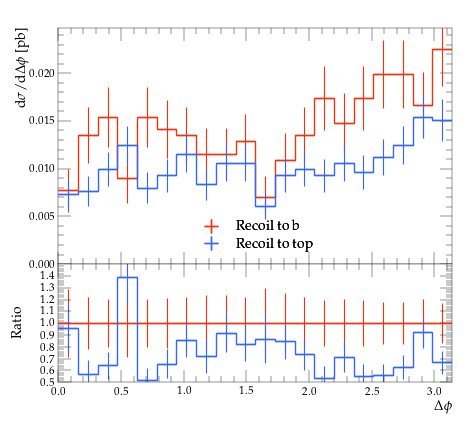

Source code (Python):
#! /usr/bin/env python

# This Python script was auto-generated using YODA v2.0.2.
# Analysis object: /MC_TTBAR/onelep_jetb_1_l_dphi
# Timestamp: 07-08-2026 (11:29:32)

import matplotlib as mpl
import matplotlib.pyplot as plt
mpl.use('Agg') # comment out for interactive use
import os
import numpy as np

plotDir = os.path.split(os.path.realpath(__file__))[0]
if 'YODA_USER_PLOT_PATH' in globals():
    plot_outdir = globals()['YODA_USER_PLOT_PATH']
else:
    plot_outdir = plotDir

#plot style
plt.style.use(os.path.join(plotDir, '../default.mplstyle'))
# plot metadata
figW, figH = plt.rcParams['figure.figsize']
ax_xLabel = r'$\Delta \phi$'
ax_yLabel = r'$\mathrm{d}\sigma/\mathrm{d}\Delta \phi$ [pb]'
ax_title  = r''
ax_xScale = 'linear'
ax_yScale = 'linear'
xLims = (0.0, 3.141593)
yLims = (0.0, 0.024751936000000002)

# TeX-friendly labels for the legend
labels = {
    'legend' : ([ r"Recoil to b", r"Recoil to top" ], r""),
}

# Adjust canvas width and height
canvasW = 10.0
canvasH = 9.0
figW *= canvasW/10.
figH *= canvasH/9.

# Create figure and axis objects
fig, (ax, ratio0_ax) = plt.subplots(2, 1, sharex=True,
                  figsize=(figW,figH), gridspec_kw={'height_ratios': (6.0, 3.0)})

# Set figure margins
plt.subplots_adjust(
    left   = 1.0 * plt.rcParams['figure.subplot.left'],
    right  = 1.0 * plt.rcParams['figure.subplot.right'],
    top    = 1.0 * plt.rcParams['figure.subplot.top'],
    bottom = 1.0 * plt.rcParams['figure.subplot.bottom'])

ratio0_ax.yaxis.set_major_locator(mpl.ticker.MultipleLocator(0.1))
ratio0_ax.set_ylim(0.5, 1.4999)
ratio0_ax.set_ylabel('Ratio')

# the numerical data is stored in a separate file
dataf = dict()
prefix = os.path.split(__file__)[0]
if prefix:    prefix = prefix + '/'
exec(open(prefix+'onelep_jetb_1_l_dphi__data.py').read(), dataf)


legend_handles = dict() # keep track of handles for the legend

# style options for curves
# starts at zorder>=5 to draw curve on top of legend
styles = {
  'rec_b': {
    'color' : '#EE3311',
    'linestyle' : '-',
    'linewidth' : 1,
    'marker' : 'none',
    'markersize' : 2,
    'capsize' : 0.0,
    'zorder' : 5,
    'histstyle' : 1,
    'drawstyle' : 'steps-pre',
    'xerrorbars' : 1,
    'yerrorbars' : 1,
    'fillcolor' : None,
    'fillopacity' : 1.0,
    'ratio0_linestyle' : '-',
    'ratio0_linewidth' : 1,
    'ratio0_marker' : 'none',
    'ratio0_markersize' : 2,
    'ratio0_capsize' : 0.0,
    'ratio0_zorder' : 5,
    'ratio0_histstyle' : 1,
    'ratio0_drawstyle' : 'steps-pre',
    'ratio0_xerrorbars' : 1,
    'ratio0_yerrorbars' : 1,
  },
  'rec_t': {
    'color' : '#3366FF',
    'linestyle' : '-',
    'linewidth' : 1,
    'marker' : 'none',
    'markersize' : 2,
    'capsize' : 0.0,
    'zorder' : 6,
    'histstyle' : 1,
    'drawstyle' : 'steps-pre',
    'xerrorbars' : 1,
    'yerrorbars' : 1,
    'fillcolor' : None,
    'fillopacity' : 1.0,
    'ratio0_linestyle' : '-',
    'ratio0_linewidth' : 1,
    'ratio0_marker' : 'none',
    'ratio0_markersize' : 2,
    'ratio0_capsize' : 0.0,
    'ratio0_zorder' : 6,
    'ratio0_histstyle' : 1,
    'ratio0_drawstyle' : 'steps-pre',
    'ratio0_xerrorbars' : 1,
    'ratio0_yerrorbars' : 1,
  },
}

# curve from input yoda files in main panel
for label, yvals in dataf['yvals'].items():
    if all(np.isnan(v) for v in dataf['yvals'][label]):
        continue
    tmp = None
    if styles[label]['histstyle']: # draw as histogram
        xpos = dataf['xedges'][label] if styles[label]['drawstyle'] else dataf['xpoints'][label]
        ypos = np.insert(yvals, 0, yvals[0]) if styles[label]['drawstyle'] else yvals
        if styles[label]['fillcolor']: # fill area below curve
            ax.fill_between(xpos, ypos, step='pre',
                            color=styles[label]['fillcolor'],
                            alpha=styles[label]['fillopacity'])
        tmp, = ax.plot(xpos, ypos,
                       color=styles[label]['color'],
                       linestyle=styles[label]['linestyle'],
                       linewidth=styles[label]['linewidth'],
                       drawstyle=styles[label]['drawstyle'], solid_joinstyle='miter',
                       zorder=styles[label]['zorder'], label=label)
    tmp = ax.errorbar(dataf['xpoints'][label], yvals,
                      xerr=np.array(dataf['xerrs'][label])*styles[label]['xerrorbars'],
                      yerr=np.array(dataf['yerrs'][label])*styles[label]['yerrorbars'],
                      fmt=styles[label]['marker'], capsize=styles[label]['capsize'],
                      markersize=styles[label]['markersize'],
                      ecolor=styles[label]['color'],
                      color=styles[label]['color'], zorder=styles[label]['zorder'])
    tmp[-1][0].set_linestyle(styles[label]['linestyle'])
    tmp[-1][0].set_linewidth(styles[label]['linewidth'])
    if label in dataf['add_legend_handle']:  legend_handles[label] = tmp
    for varLabel in dataf['variation_yvals'].keys():
        if varLabel.startswith(label):
            tmp, = ax.plot(dataf['xedges'][label], dataf['variation_yvals'][varLabel],
                           color=styles[label]['color'],
                           linestyle=styles[label]['linestyle'],
                           linewidth=styles[label]['linewidth'],
                           drawstyle='steps-pre', solid_joinstyle='miter',
                           zorder=styles[label]['zorder'], alpha=0.5)


# plots on ratio panel
# curve from input yoda files in ratio panel
for label, yvals in dataf['ratio0_yvals'].items():
    if all(np.isnan(v) for v in yvals):
        continue
    if styles[label]['ratio0_histstyle']: # plot as histogram
        xpos = dataf['xedges']['rec_b'] if styles[label]['ratio0_drawstyle'] else dataf['xpoints']['rec_b']
        ypos = np.insert(yvals, 0, yvals[0]) if styles[label]['ratio0_drawstyle'] else yvals
        ratio0_ax.plot(xpos, ypos,
                       color=styles[label]['color'],
                       linewidth=styles[label]['linewidth'],
                       linestyle=styles[label]['ratio0_linestyle'],
                       drawstyle=styles[label]['ratio0_drawstyle'], zorder=styles[label]['zorder'],
                       solid_joinstyle='miter')
    tmp = ratio0_ax.errorbar(dataf['xpoints']['rec_b'], yvals,
                             xerr=np.array(dataf['ref_xerrs'])*styles[label]['ratio0_xerrorbars'],
                             yerr=np.array(dataf['ratio0_yerrs'][label])*styles[label]['ratio0_yerrorbars'],
                             fmt=styles[label]['ratio0_marker'], capsize=styles[label]['ratio0_capsize'],
                             markersize=styles[label]['ratio0_markersize'],
                             ecolor=styles[label]['color'],
                             color=styles[label]['color'])
    tmp[-1][0].set_linestyle(styles[label]['ratio0_linestyle'])
    tmp[-1][0].set_linewidth(styles[label]['ratio0_linewidth'])

    for varlabel in dataf['ratio0_variation_vals'].keys():
        if varlabel.startswith(label):
            ratio0_ax.plot(dataf['xedges']['rec_b'],
                            dataf['ratio0_variation_vals'][varlabel],
                            color=styles[label]['color'],
                            linestyle=styles[label]['linestyle'],
                            linewidth=styles[label]['linewidth'],
                            drawstyle='steps-pre', solid_joinstyle='miter',
                            zorder=1, alpha=0.5)

legend_items = list(legend_handles.values())
ax.add_artist(ax.legend(legend_items,
                        labels['legend'][0],
                        title=labels['legend'][1],
                        alignment='left',
                        loc='lower center',
                        bbox_to_anchor=(0.5, 0.0)))

# set plot metadata as defined above
ratio0_ax.set_xlabel(ax_xLabel)
ratio0_ax.xaxis.set_label_coords(1., -0.15)
ax.set_ylabel(ax_yLabel, ha='right', va='top')
ax.yaxis.set_label_coords(-0.11, 1.0)
ax.set_title(ax_title, loc='left')
ax.set_xscale(ax_xScale)
ax.set_yscale(ax_yScale)
ax.set_xlim(xLims)
ax.set_ylim(yLims)

# tick formatting
plt.rcParams['xtick.top'] = True
plt.rcParams['ytick.right'] = True
fig.align_ylabels((ax, ratio0_ax))
plt.savefig(os.path.join(plot_outdir, 'onelep_jetb_1_l_dphi.pdf'), format='PDF')
plt.savefig(os.path.join(plot_outdir, 'onelep_jetb_1_l_dphi.png'), format='PNG')

plt.close(fig)
